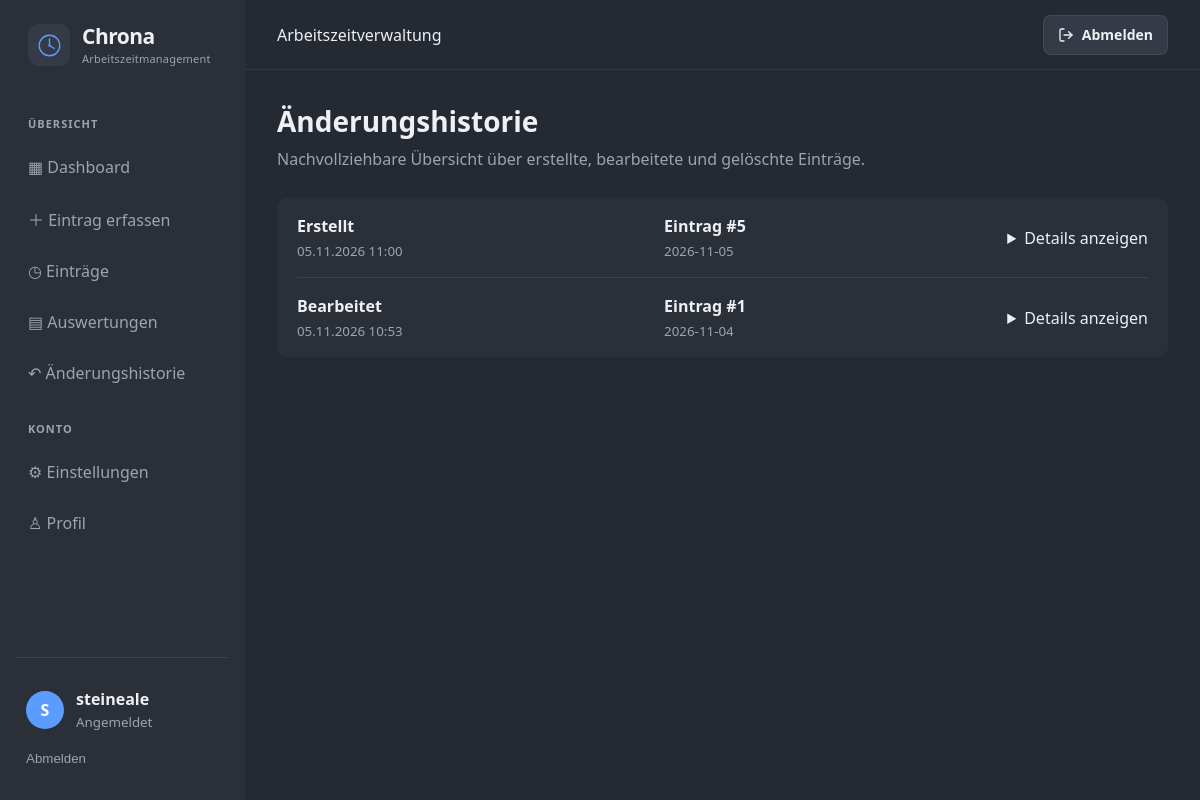
/historie/ (signed in), run on an earlier commit of the app's database.
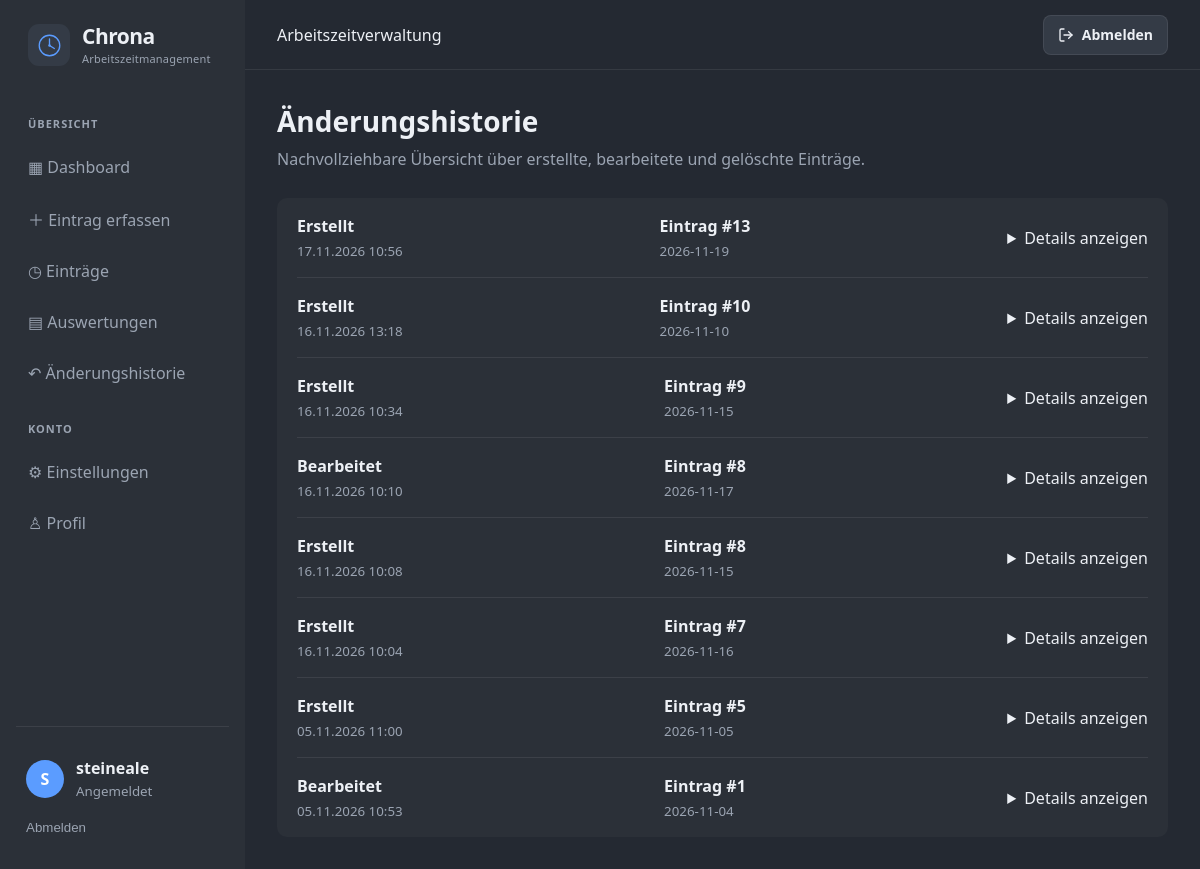
And on a later commit of the database.
### arbeitszeit/models.py (models this page shows, shortened)
class AenderungsHistorie(models.Model):
    AKTIONEN = [
        ("erstellt", "Erstellt"),
        ("bearbeitet", "Bearbeitet"),
        ("geloescht", "Gelöscht"),
    ]
    benutzer = models.ForeignKey(
        settings.AUTH_USER_MODEL,
        on_delete=models.CASCADE,
        related_name="aenderungshistorie",
    )
    eintrag_id = models.PositiveIntegerField()
    aktion = models.CharField(max_length=20, choices=AKTIONEN)
    zeitpunkt = models.DateTimeField(default=timezone.now)
    daten_snapshot = models.JSONField()
    class Meta:
        ordering = ["-zeitpunkt"]

### arbeitszeit/views.py (the view)
# urls.py: path("historie/", views.historie, name="historie"),
@login_required
def historie(request):
    eintraege = AenderungsHistorie.objects.filter(
        benutzer=request.user
    ).order_by("-zeitpunkt")
    return render(
        request,
        "arbeitszeit/historie.html",
        {"historie": eintraege},
    )

### arbeitszeit/context_processors.py (called while the page is built)
def user_theme(request):
    if request.user.is_authenticated:
        profil = getattr(request.user, "profil", None)
        if profil:
            return {
                "user_theme": profil.theme
            }
    return {
        "user_theme": "Dunkel"
    }

### arbeitszeit/templates/arbeitszeit/historie.html (shortened to what this page needs)
{% extends "arbeitszeit/base.html" %}
{% block content %}
<div class="page-header"><div><h1>Änderungshistorie</h1><p>Nachvollziehbare Übersicht über erstellte, bearbeitete und gelöschte Einträge.</p></div></div>
<div class="entry-list">
{% for eintrag in historie %}
    <article class="entry-row history-row">
        <div class="entry-main"><strong>{{ eintrag.get_aktion_display }}</strong><small>{{ eintrag.zeitpunkt|date:"d.m.Y H:i" }}</small></div>
        <div class="entry-work"><strong>Eintrag #{{ eintrag.eintrag_id }}</strong><small>{{ eintrag.daten_snapshot.datum }}</small></div>
        <details><summary>Details anzeigen</summary>
        </details>
    </article>
{% empty %}<div class="empty-state">Es liegen noch keine Änderungen vor.</div>{% endfor %}
</div>
{% endblock %}

What changed in the data, as far as the page shows it:
added AenderungsHistorie: aktion "Erstellt", zeitpunkt "17.11.2026 10:56", eintrag_id "13", daten_snapshot.datum "2026-11-19"
added AenderungsHistorie: aktion "Erstellt", zeitpunkt "16.11.2026 13:18", eintrag_id "10", daten_snapshot.datum "2026-11-10"
added AenderungsHistorie: aktion "Erstellt", zeitpunkt "16.11.2026 10:34", eintrag_id "9", daten_snapshot.datum "2026-11-15"
added AenderungsHistorie: aktion "Bearbeitet", zeitpunkt "16.11.2026 10:10", eintrag_id "8", daten_snapshot.datum "2026-11-17"
added AenderungsHistorie: aktion "Erstellt", zeitpunkt "16.11.2026 10:08", eintrag_id "8", daten_snapshot.datum "2026-11-15"
added AenderungsHistorie: aktion "Erstellt", zeitpunkt "16.11.2026 10:04", eintrag_id "7", daten_snapshot.datum "2026-11-16"
